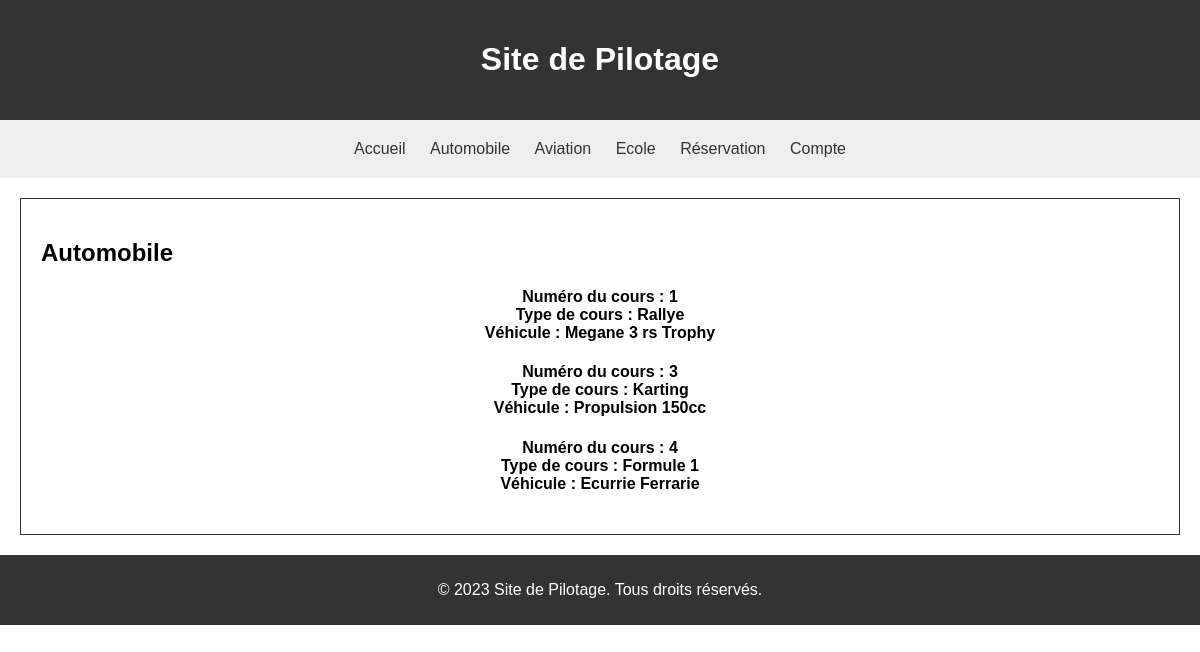
Before: /automobile/ with the older database file.
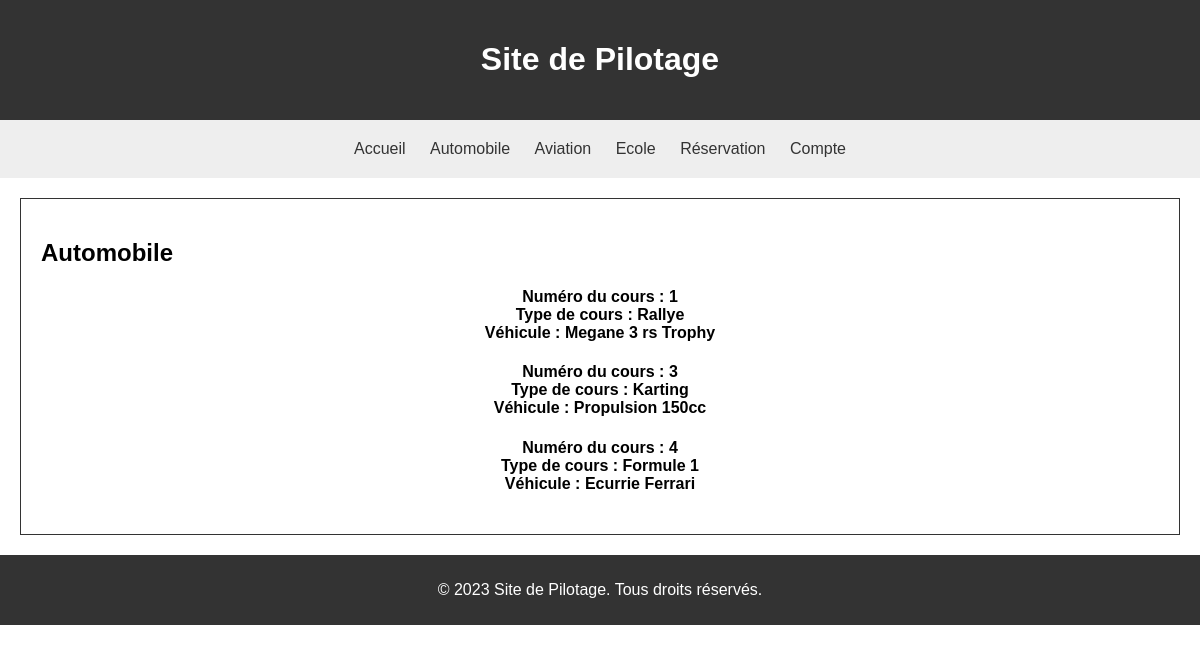
After: the same page with the newer database file.
### src/models.py (models this page shows, shortened)
class CoursPilotage(models.Model):
    titre_cours = models.CharField(max_length=400, default= 'Cours de Pilotage')
    id_cours = models.IntegerField(primary_key=True)
    id_type = models.ForeignKey(TypePilotage, on_delete=models.CASCADE)
    id_vehicule = models.ForeignKey(VehiculePilotage, on_delete=models.CASCADE)
    id_ecole = models.ForeignKey(EcolePilotage, on_delete=models.CASCADE)
    descriptif_cours = models.TextField(default="")

class VehiculePilotage(models.Model):
    id_vehicule = models.IntegerField(primary_key=True)
    marque_vehicule = models.CharField(max_length=200)
    model_vehicule = models.CharField(max_length=400)
    def __str__(self):
        return self.model_vehicule

class TypePilotage(models.Model):
    id_type = models.IntegerField(primary_key=True)
    libelle_pilotage = models.CharField(max_length=200)
    def __str__(self):
        return self.libelle_pilotage

### src/views.py (the view)
# urls.py: path('automobile/',views.auto_index, name='auto_index'),
def auto_index(request):
    cour1 = CoursPilotage.objects.get(id_type= 1)
    cour2 = CoursPilotage.objects.get(id_type= 3)
    cour3 = CoursPilotage.objects.get(id_type= 4)
    data = {
        'coursPilotage1': cour1,
        'coursPilotage2': cour2,
        'coursPilotage3': cour3,
    }
    return render(request, 'automobile/index.html', data)

### src/templates/automobile/index.html (shortened to what this page needs)
{% extends 'block/base.html' %}
{% block corp %}
    <section>
    <h2>Automobile</h2>
            <h4>
                Numéro du cours : {{ coursPilotage1.id_cours }}<br/>
                Type de cours : {{ coursPilotage1.id_type }}<br/>
                Véhicule : {{ coursPilotage1.id_vehicule }}<br/>
            </h4>
            <h4>
                Numéro du cours : {{ coursPilotage2.id_cours }}<br/>
                Type de cours : {{ coursPilotage2.id_type }}<br/>
                Véhicule : {{ coursPilotage2.id_vehicule }}<br/>
            </h4>
            <h4>
                Numéro du cours : {{ coursPilotage3.id_cours }}<br/>
                Type de cours : {{ coursPilotage3.id_type }}<br/>
                Véhicule : {{ coursPilotage3.id_vehicule }}<br/>
            </h4>
    </section>
{% endblock %}

Changed rows visible on the page:
changed CoursPilotage "Formule 1": id_vehicule "Ecurrie Ferrarie" → "Ecurrie Ferrari"
